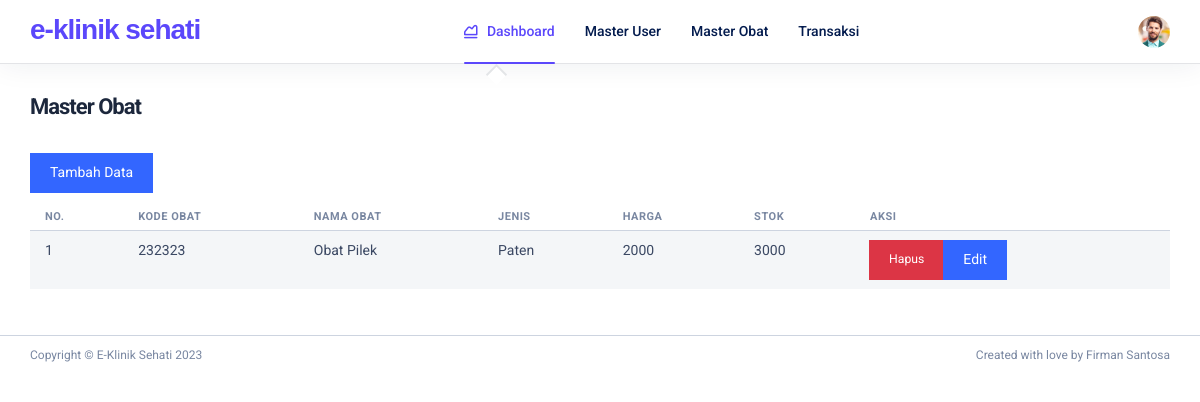
The app's page /menu.php?mod=obat (signed in) with its own data.
### tables this page shows
CREATE TABLE `obat` (
  `kode_obat` varchar(35) NOT NULL,
  `nm_obat` varchar(200) NOT NULL,
  `id_jenis` int(11) NOT NULL,
  `harga` double NOT NULL,
  `stok` int(11) NOT NULL,
  PRIMARY KEY (`kode_obat`)
);

CREATE TABLE `jenis` (
  `id_jenis` int(11) NOT NULL AUTO_INCREMENT,
  `nm_jenis` varchar(35) NOT NULL,
  PRIMARY KEY (`id_jenis`)
);

### modul/obat/data.php (the view, shortened to what this page needs)
<div class="az-dashboard-one-title">
    <div>
         <h2 class="az-dashboard-title">Master Obat</h2>
    </div>
</div>
<a href="menu.php?mod=add-obat" class="btn btn-primary mb-3">Tambah Data</a>
<table class="table table-hover table-striped">
	<thead>
		<tr>
			<th>NO.</th>
			<th>Kode Obat</th>
			<th>Nama Obat</th>
			<th>Jenis</th>
			<th>Harga</th>
			<th>Stok</th>
			<th>Aksi</th>
		</tr>
	</thead>
	<tbody>
		<?php
			$sdata	= mysqli_query($konek,"SELECT a.*, b.nm_jenis FROM obat a, jenis b WHERE a.id_jenis = b.id_jenis");
			$nourut	= 1;
			while($ddata = mysqli_fetch_array($sdata)){
				echo"
					<tr>
						<td>".$nourut."</td>
						<td>".$ddata['kode_obat']."</td>
						<td>".$ddata['nm_obat']."</td>
						<td>".$ddata['nm_jenis']."</td>
						<td>".$ddata['harga']."</td>
						<td>".$ddata['stok']."</td>
						<td>
							<form method='post' class='btn-group'>
								<input type='hidden' name='kode_obat' value='".$ddata['kode_obat']."'>
								<button type='submit' name='hapus' class='btn btn-danger btn-sm'>Hapus</button>
								<a href='menu.php?mod=add-obat&id=".$ddata['kode_obat']."' class='btn btn-primary'>Edit</a>
							</form>
						</td>
					</tr>
				";
				$nourut++;
			}
		?>
	</tbody>
</table>

### records on screen
obat: kode_obat "232323", nm_obat "Obat Pilek", id_jenis.nm_jenis "Paten", harga "2000", stok "3000"

### other values on screen
identitas('nama') "e-klinik sehati"
identitas('nama') "E-Klinik Sehati"
identitas('author') "Firman Santosa"
